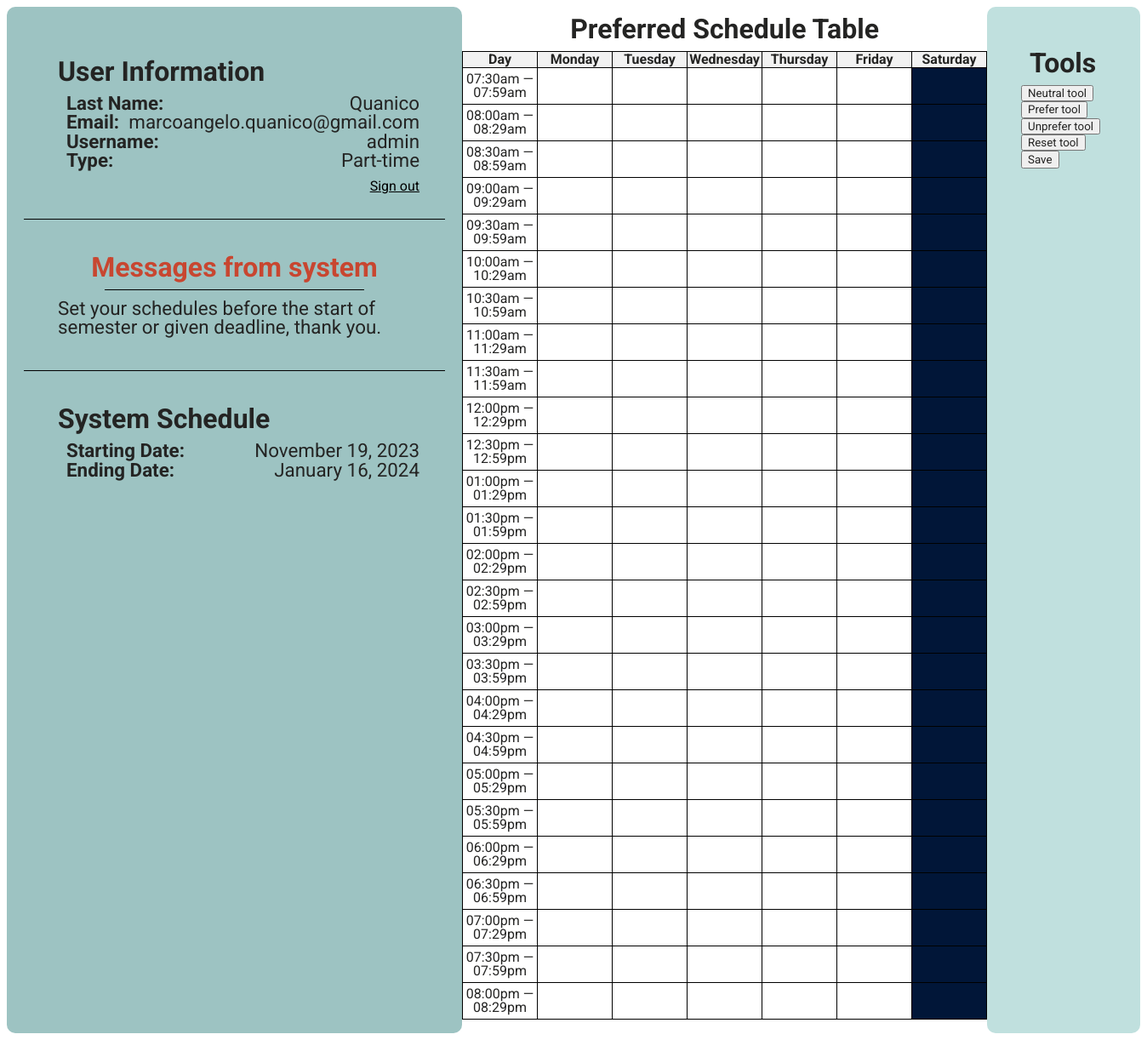
Screenshot of /teacherDashboard.php (signed in) with the database file from the repository.
### tables this page shows
CREATE TABLE `laura_messages` (
  `id` int(11) NOT NULL AUTO_INCREMENT,
  `message` text NOT NULL,
  `message_type` varchar(30) NOT NULL,
  `deletion_timestamp` timestamp NOT NULL DEFAULT current_timestamp(),
  PRIMARY KEY (`id`)
);

CREATE TABLE `program_status` (
  `id` int(11) NOT NULL AUTO_INCREMENT,
  `is_ongoing` tinyint(1) DEFAULT NULL,
  `start_time` date DEFAULT NULL,
  `end_time` date DEFAULT NULL,
  PRIMARY KEY (`id`)
);

### teacherDashboard.php (the view, shortened to what this page needs)
<!DOCTYPE html>
<html lang="en">
<head>
    <link rel="stylesheet" href="styles.css">
</head>
<body>
<div class="col main_nav">
    <div class="main-nav-child userInfo">
        <h2>User Information </h2>
        <?php
        echo "<div class='userItem'><b>Last Name:&nbsp&nbsp</b><p>{$_SESSION['last_name']}</p></div>";
        echo "<div class='userItem'><b>Email:&nbsp&nbsp</b><p>{$_SESSION['email']}</p></div>";
        echo "<div class='userItem'><b>Username:&nbsp&nbsp</b><p>{$_SESSION['username']}</p></div>";
        echo "<div class='userItem'><b>Type:&nbsp&nbsp</b><p>{$_SESSION['type']}</p></div>";
        ?>
        <a href="">Sign out</a>
    </div>
    <div class="main-nav-child systemInfo">
        <h2>Messages from system</h2>
        <?php
        include "connect_db.php";
        $rtrv_stmt = $connect->prepare("SELECT message, message_type FROM laura_messages WHERE message_type = 'pre-semester';");
        if ($rtrv_stmt->execute()) {
            $data = $rtrv_stmt->fetch(PDO::FETCH_ASSOC);
            echo '<hr style="border: none; border-top: 1px solid #000; width: 70%; margin: 0 auto;">';
            if (isset($data['message'])) {
                echo '<p style="margin: 0; padding: 10px; font-size:1.4rem">'.$data['message'].'</p>';
            } else {
                echo '<p style="text-align: center; margin: 0; padding: 10px; font-size:1.4rem">inbox is empty</p>';
            }
        }
        ?>
    </div>
    <div class="main-nav-child sysSChed">
        <h2>System Schedule</h2>
        <?php
        include 'connect_db.php';
        $pstat_stmt = $connect->prepare("SELECT is_ongoing, start_time, end_time FROM program_status;");
        if ($pstat_stmt->execute()) {
            $data = $pstat_stmt->fetch(PDO::FETCH_ASSOC);
            $startDateTime = new DateTime($data['start_time']);
            $formattedStartTime = $startDateTime->format('F j, Y');
            $endDateTime = new DateTime($data['end_time']);
            $formattedEndTime = $endDateTime->format('F j, Y');
            echo "<div class='userItem'><b>Starting Date:&nbsp;&nbsp;</b><p>{$formattedStartTime}</p></div>";
            echo "<div class='userItem'><b>Ending Date:&nbsp;&nbsp;</b><p>{$formattedEndTime}</p></div>";
        }
        ?>
    </div>
</div>
<div class="col tableTab">
    <h2>Preferred Schedule Table</h2>
    <form class="formtable" id="formtable" action="updatePreferredSchedule.php" method="post">
        <table>
            <tr>
                <th>Day</th>
                <?php
                $daysOfWeek = ['Monday', 'Tuesday', 'Wednesday', 'Thursday', 'Friday', 'Saturday'];
                $incre = 0;
                foreach ($daysOfWeek as $day) {
                    echo "<th class='dayofweekheader' onclick='selectColumn($incre)'>$day</th>";
                    $incre += 1;
                }
                ?>
            </tr>
            <?php
            $asRestrict = [];
            include 'connect_db.php';
            $getData_stmt = $connect->prepare('SELECT day_of_week, start_time, end_time, is_restricted FROM teacher_preferred_schedule WHERE token = ?;');
            $asPrefer = [];
            $token = $_SESSION['token'];
            if ($getData_stmt->execute([$token])) {
                $results = $getData_stmt->fetchAll(PDO::FETCH_ASSOC);
                foreach ($results as $row) {
                    $formattedStartTime = date('h:ia', strtotime($row['start_time']));
                    $formattedEndTime = date('h:ia', strtotime($row['end_time']));
                    $toAppend = $row['day_of_week'].' - '.$formattedStartTime.' — '.$formattedEndTime;
                    if (!$row['is_restricted']) {
                        $asPrefer[] = $toAppend;
                    } elseif ($row['is_restricted']) {
                        $asRestrict[] = $toAppend;
                    }
                }
            };
            $timeSlots = generateTimeSlots();
            $id = 0;
            $td_id = 0;
            foreach ($timeSlots as $time) {
                echo "<tr>";
                echo "<td id='row$td_id' class='' onclick='selectRow(row$td_id)' style='height: 40px; cursor: pointer;'>$time</td>";
                $td_id += 1;
                foreach ($daysOfWeek as $day) {
                    $inputName = "$day - $time";
                    $isRestrict = in_array($inputName, $asRestrict);
                    $isPrefer = in_array($inputName, $asPrefer);
                    $value = 0;
                    $value = $isPrefer ? 1 : $value;
                    $value = $isRestrict ? 2 : $value;
                    $class = '';
                    if ($value == 2) {
                        $class = 'unprefer-tool';
                    } elseif ($value == 1) {
                        $class = 'prefer-tool';
                    } elseif ($value == 0) {
                        $class = 'neutral-tool';
                    }
                    echo "<td style='' class='$class' onclick='writeToInput($id)' id='cell$id' value=''><input id='$id' type='text' value='$value' name='$inputName' class='' readonly></td>";
                    $id += 1;
                }
                echo "</tr>";
            }
            ?>
        </table>
        <br>
    </form>
</div>
<div class="col tools">
    <h2>Tools</h2>
    <div id="tools">
        <button href="#" onclick="selectTool(0)">Neutral tool</button>
        <button href="#" onclick="selectTool(1)">Prefer tool</button>
        <button href="#" onclick="selectTool(2)">Unprefer tool</button>
        <button href="#" onclick="reset()">Reset tool</button>
        <input type="submit" value="Save" onclick="submitForm()">
    </div>
</div>
<?php
function generateTimeSlots() {
    $timeSlots = [];
    $startTime = strtotime('7:30 AM');
    $endTime = strtotime('8:00 PM');
    while ($startTime <= $endTime) {
        $nextTime = date('h:ia', $startTime + 30 * 59);
        $timeSlots[] = date('h:ia', $startTime).' — '. $nextTime;
        $startTime += 30 * 60;
    }
    return $timeSlots;
}
?>
</body>
</html>

### styles.css (style rules this page uses)
table { border-collapse: collapse; width: 90%; }
* { color: #242423; font-family: 'Roboto', sans-serif; line-height: 1; }
p { margin: 0; padding: 0; }
body { display: grid; grid-template-columns: 1fr 1fr 1fr; }
table, th, td { border: 1px solid black; }
th, td { text-align: center; }
td { min-width: 85px; width: 85px; }
th { background-color: #f2f2f2; }
.formtable { margin: auto; padding: auto; }
h2 { font-size: 2rem; padding: 0px; margin: 10px; }
.userInfo { display: flex; flex-direction: column; }
.userItem { text-align: left; display: flex; flex-direction: row; font-size: 1.4rem; justify-content: space-between; }
.userItem b { text-align: left; margin-left: 20px; }
.userItem p { text-align: right; }
.userInfo a { text-align: right; padding-top: 11px; width: 100%; }
.main_nav { background-color: #9DC3C2; padding: 20px; border-radius: 10px; }
.main-nav-child { padding: 30px; }
.main-nav-child:not(:last-child) { border-bottom: 1px solid #000; }
.tableTab h2 { display: flex; justify-content: center; }
.tableTab { align-items: center; justify-content: center; margin-left: auto; margin-right: auto; }
.systemInfo h2 { text-align: center; color: #C84630; }
.tools { background-color: #C0E0DE; padding: 40px; border-radius: 10px; }
.neutral-tool { background-color: white; cursor: pointer; }
.unprefer-tool { background-color: #011638; cursor: pointer; }
.dayofweekheader { cursor: pointer; }

### rows the page displays
laura_messages: message "Set your schedules before the start of semester or given deadline, thank you."
program_status: start_time "November 19, 2023", end_time "January 16, 2024"

### other values shown
$_SESSION['last_name'] "Quanico"
$_SESSION['email'] "marcoangelo.quanico@gmail.com"
$_SESSION['username'] "admin"
$_SESSION['type'] "Part-time"
$day "Monday"
$day "Tuesday"
$day "Wednesday"
$day "Thursday"
$day "Friday"
$day "Saturday"
$time "07:30am — 07:59am"
$time "08:00am — 08:29am"
$time "08:30am — 08:59am"
$time "09:00am — 09:29am"
$time "09:30am — 09:59am"
